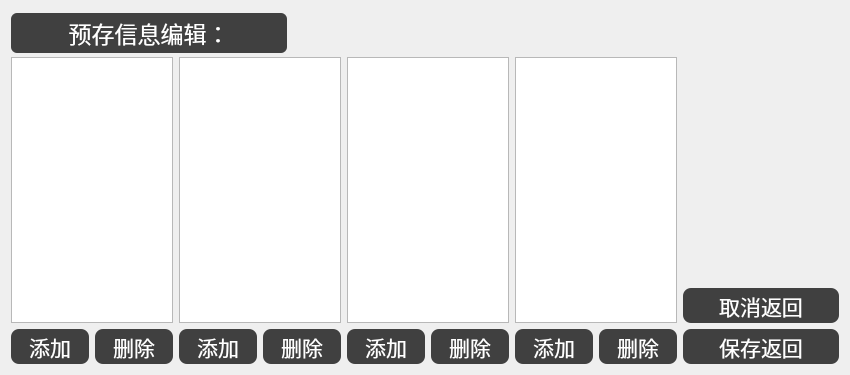
<?xml version="1.0" encoding="UTF-8"?>
<ui version="4.0">
 <class>PrestoreWidget</class>
 <widget class="QWidget" name="PrestoreWidget">
  <property name="geometry">
   <rect>
    <x>0</x>
    <y>0</y>
    <width>850</width>
    <height>375</height>
   </rect>
  </property>
  <property name="windowTitle">
   <string>Form</string>
  </property>
  <layout class="QGridLayout" name="gridLayout" rowstretch="0,1,0,0" columnstretch="1,1,1,1,1,1,1,1,2">
   <item row="0" column="0" colspan="9">
    <layout class="QHBoxLayout" name="horizontalLayout_6" stretch="1,2">
     <item>
      <widget class="QLabel" name="Diag_lab_sample">
       <property name="minimumSize">
        <size>
         <width>35</width>
         <height>40</height>
        </size>
       </property>
       <property name="maximumSize">
        <size>
         <width>16777215</width>
         <height>36</height>
        </size>
       </property>
       <property name="font">
        <font>
         <pointsize>-1</pointsize>
        </font>
       </property>
       <property name="styleSheet">
        <string notr="true">QLabel
{
    background-color:rgb(64,64,64);
	font-size:23px;
	color:white;
border-radius:6px;
}</string>
       </property>
       <property name="text">
        <string>预存信息编辑：</string>
       </property>
       <property name="alignment">
        <set>Qt::AlignCenter</set>
       </property>
      </widget>
     </item>
     <item>
      <spacer name="horizontalSpacer">
       <property name="orientation">
        <enum>Qt::Horizontal</enum>
       </property>
       <property name="sizeHint" stdset="0">
        <size>
         <width>40</width>
         <height>20</height>
        </size>
       </property>
      </spacer>
     </item>
    </layout>
   </item>
   <item row="3" column="7">
    <widget class="QPushButton" name="pushButton_12">
     <property name="sizePolicy">
      <sizepolicy hsizetype="Minimum" vsizetype="Minimum">
       <horstretch>0</horstretch>
       <verstretch>0</verstretch>
      </sizepolicy>
     </property>
     <property name="minimumSize">
      <size>
       <width>0</width>
       <height>35</height>
      </size>
     </property>
     <property name="styleSheet">
      <string notr="true">QPushButton
{ 
	background-color:rgb(64,64,64); 
font-size:21px; 
border-radius:8px;
color:white;
}
QPushButton:hover
{
background-color:rgb(31,78,121); 
font-size:21px; 
border-radius:8px;
color:white;
}</string>
     </property>
     <property name="text">
      <string>删除</string>
     </property>
    </widget>
   </item>
   <item row="3" column="2">
    <widget class="QPushButton" name="pushButton_8">
     <property name="sizePolicy">
      <sizepolicy hsizetype="Minimum" vsizetype="Minimum">
       <horstretch>0</horstretch>
       <verstretch>0</verstretch>
      </sizepolicy>
     </property>
     <property name="minimumSize">
      <size>
       <width>0</width>
       <height>35</height>
      </size>
     </property>
     <property name="styleSheet">
      <string notr="true">QPushButton
{ 
	background-color:rgb(64,64,64); 
font-size:21px; 
border-radius:8px;
color:white;
}
QPushButton:hover
{
background-color:rgb(31,78,121); 
font-size:21px; 
border-radius:8px;
color:white;
}</string>
     </property>
     <property name="text">
      <string>添加</string>
     </property>
    </widget>
   </item>
   <item row="3" column="1">
    <widget class="QPushButton" name="pushButton_7">
     <property name="sizePolicy">
      <sizepolicy hsizetype="Minimum" vsizetype="Minimum">
       <horstretch>0</horstretch>
       <verstretch>0</verstretch>
      </sizepolicy>
     </property>
     <property name="minimumSize">
      <size>
       <width>0</width>
       <height>35</height>
      </size>
     </property>
     <property name="styleSheet">
      <string notr="true">QPushButton
{ 
	background-color:rgb(64,64,64); 
font-size:21px; 
border-radius:8px;
color:white;
}
QPushButton:hover
{
background-color:rgb(31,78,121); 
font-size:21px; 
border-radius:8px;
color:white;
}</string>
     </property>
     <property name="text">
      <string>删除</string>
     </property>
    </widget>
   </item>
   <item row="3" column="4">
    <widget class="QPushButton" name="pushButton_11">
     <property name="sizePolicy">
      <sizepolicy hsizetype="Minimum" vsizetype="Minimum">
       <horstretch>0</horstretch>
       <verstretch>0</verstretch>
      </sizepolicy>
     </property>
     <property name="minimumSize">
      <size>
       <width>0</width>
       <height>35</height>
      </size>
     </property>
     <property name="styleSheet">
      <string notr="true">QPushButton
{ 
	background-color:rgb(64,64,64); 
font-size:21px; 
border-radius:8px;
color:white;
}
QPushButton:hover
{
background-color:rgb(31,78,121); 
font-size:21px; 
border-radius:8px;
color:white;
}</string>
     </property>
     <property name="text">
      <string>添加</string>
     </property>
    </widget>
   </item>
   <item row="3" column="3">
    <widget class="QPushButton" name="pushButton_9">
     <property name="sizePolicy">
      <sizepolicy hsizetype="Minimum" vsizetype="Minimum">
       <horstretch>0</horstretch>
       <verstretch>0</verstretch>
      </sizepolicy>
     </property>
     <property name="minimumSize">
      <size>
       <width>0</width>
       <height>35</height>
      </size>
     </property>
     <property name="styleSheet">
      <string notr="true">QPushButton
{ 
	background-color:rgb(64,64,64); 
font-size:21px; 
border-radius:8px;
color:white;
}
QPushButton:hover
{
background-color:rgb(31,78,121); 
font-size:21px; 
border-radius:8px;
color:white;
}</string>
     </property>
     <property name="text">
      <string>删除</string>
     </property>
    </widget>
   </item>
   <item row="3" column="0">
    <widget class="QPushButton" name="pushButton_6">
     <property name="sizePolicy">
      <sizepolicy hsizetype="Minimum" vsizetype="Minimum">
       <horstretch>0</horstretch>
       <verstretch>0</verstretch>
      </sizepolicy>
     </property>
     <property name="minimumSize">
      <size>
       <width>0</width>
       <height>35</height>
      </size>
     </property>
     <property name="styleSheet">
      <string notr="true">QPushButton
{ 
	background-color:rgb(64,64,64); 
font-size:21px; 
border-radius:8px;
color:white;
}
QPushButton:hover
{
background-color:rgb(31,78,121); 
font-size:21px; 
border-radius:8px;
color:white;
}</string>
     </property>
     <property name="text">
      <string>添加</string>
     </property>
    </widget>
   </item>
   <item row="3" column="5">
    <widget class="QPushButton" name="pushButton_10">
     <property name="sizePolicy">
      <sizepolicy hsizetype="Minimum" vsizetype="Minimum">
       <horstretch>0</horstretch>
       <verstretch>0</verstretch>
      </sizepolicy>
     </property>
     <property name="minimumSize">
      <size>
       <width>0</width>
       <height>35</height>
      </size>
     </property>
     <property name="styleSheet">
      <string notr="true">QPushButton
{ 
	background-color:rgb(64,64,64); 
font-size:21px; 
border-radius:8px;
color:white;
}
QPushButton:hover
{
background-color:rgb(31,78,121); 
font-size:21px; 
border-radius:8px;
color:white;
}</string>
     </property>
     <property name="text">
      <string>删除</string>
     </property>
    </widget>
   </item>
   <item row="3" column="6">
    <widget class="QPushButton" name="pushButton_13">
     <property name="sizePolicy">
      <sizepolicy hsizetype="Minimum" vsizetype="Minimum">
       <horstretch>0</horstretch>
       <verstretch>0</verstretch>
      </sizepolicy>
     </property>
     <property name="minimumSize">
      <size>
       <width>0</width>
       <height>35</height>
      </size>
     </property>
     <property name="styleSheet">
      <string notr="true">QPushButton
{ 
	background-color:rgb(64,64,64); 
font-size:21px; 
border-radius:8px;
color:white;
}
QPushButton:hover
{
background-color:rgb(31,78,121); 
font-size:21px; 
border-radius:8px;
color:white;
}</string>
     </property>
     <property name="text">
      <string>添加</string>
     </property>
    </widget>
   </item>
   <item row="3" column="8">
    <widget class="QPushButton" name="pushButton_5">
     <property name="sizePolicy">
      <sizepolicy hsizetype="Minimum" vsizetype="Minimum">
       <horstretch>0</horstretch>
       <verstretch>0</verstretch>
      </sizepolicy>
     </property>
     <property name="minimumSize">
      <size>
       <width>0</width>
       <height>35</height>
      </size>
     </property>
     <property name="styleSheet">
      <string notr="true">QPushButton
{ 
	background-color:rgb(64,64,64); 
font-size:21px; 
border-radius:8px;
color:white;
}
QPushButton:hover
{
background-color:rgb(31,78,121); 
font-size:21px; 
border-radius:8px;
color:white;
}</string>
     </property>
     <property name="text">
      <string>保存返回</string>
     </property>
    </widget>
   </item>
   <item row="2" column="8">
    <widget class="QPushButton" name="Ret_btn">
     <property name="sizePolicy">
      <sizepolicy hsizetype="Minimum" vsizetype="Minimum">
       <horstretch>0</horstretch>
       <verstretch>0</verstretch>
      </sizepolicy>
     </property>
     <property name="minimumSize">
      <size>
       <width>0</width>
       <height>35</height>
      </size>
     </property>
     <property name="styleSheet">
      <string notr="true">QPushButton
{ 
	background-color:rgb(64,64,64); 
font-size:21px; 
border-radius:8px;
color:white;
}
QPushButton:hover
{
background-color:rgb(31,78,121); 
font-size:21px; 
border-radius:8px;
color:white;
}</string>
     </property>
     <property name="text">
      <string>取消返回</string>
     </property>
    </widget>
   </item>
   <item row="1" column="6" rowspan="2" colspan="2">
    <widget class="QTableWidget" name="Diag_table_result_4">
     <property name="styleSheet">
      <string notr="true">QTableWidget  QHeaderView::section{font-size:18px;border-radius:12px}
QTableWidget{font-size:18px;}</string>
     </property>
     <property name="inputMethodHints">
      <set>Qt::ImhNone</set>
     </property>
     <property name="selectionBehavior">
      <enum>QAbstractItemView::SelectRows</enum>
     </property>
     <property name="textElideMode">
      <enum>Qt::ElideMiddle</enum>
     </property>
     <attribute name="horizontalHeaderVisible">
      <bool>false</bool>
     </attribute>
     <attribute name="horizontalHeaderHighlightSections">
      <bool>true</bool>
     </attribute>
     <attribute name="horizontalHeaderStretchLastSection">
      <bool>true</bool>
     </attribute>
     <attribute name="verticalHeaderVisible">
      <bool>false</bool>
     </attribute>
     <column>
      <property name="text">
       <string>科室</string>
      </property>
     </column>
    </widget>
   </item>
   <item row="1" column="4" rowspan="2" colspan="2">
    <widget class="QTableWidget" name="Diag_table_result_3">
     <property name="styleSheet">
      <string notr="true">QTableWidget  QHeaderView::section{font-size:18px;border-radius:12px}
QTableWidget{font-size:18px;}</string>
     </property>
     <property name="inputMethodHints">
      <set>Qt::ImhNone</set>
     </property>
     <property name="selectionBehavior">
      <enum>QAbstractItemView::SelectRows</enum>
     </property>
     <property name="textElideMode">
      <enum>Qt::ElideMiddle</enum>
     </property>
     <attribute name="horizontalHeaderVisible">
      <bool>false</bool>
     </attribute>
     <attribute name="horizontalHeaderHighlightSections">
      <bool>true</bool>
     </attribute>
     <attribute name="horizontalHeaderStretchLastSection">
      <bool>true</bool>
     </attribute>
     <attribute name="verticalHeaderVisible">
      <bool>false</bool>
     </attribute>
     <column>
      <property name="text">
       <string>科室</string>
      </property>
     </column>
    </widget>
   </item>
   <item row="1" column="2" rowspan="2" colspan="2">
    <widget class="QTableWidget" name="Diag_table_result_2">
     <property name="styleSheet">
      <string notr="true">QTableWidget  QHeaderView::section{font-size:18px;border-radius:12px}
QTableWidget{font-size:18px;}</string>
     </property>
     <property name="inputMethodHints">
      <set>Qt::ImhNone</set>
     </property>
     <property name="selectionBehavior">
      <enum>QAbstractItemView::SelectRows</enum>
     </property>
     <property name="textElideMode">
      <enum>Qt::ElideMiddle</enum>
     </property>
     <attribute name="horizontalHeaderVisible">
      <bool>false</bool>
     </attribute>
     <attribute name="horizontalHeaderHighlightSections">
      <bool>true</bool>
     </attribute>
     <attribute name="horizontalHeaderStretchLastSection">
      <bool>true</bool>
     </attribute>
     <attribute name="verticalHeaderVisible">
      <bool>false</bool>
     </attribute>
     <column>
      <property name="text">
       <string>科室</string>
      </property>
     </column>
    </widget>
   </item>
   <item row="1" column="0" rowspan="2" colspan="2">
    <widget class="QTableWidget" name="Diag_table_result">
     <property name="styleSheet">
      <string notr="true">QTableWidget  QHeaderView::section{font-size:18px;border-radius:12px}
QTableWidget{font-size:18px;}</string>
     </property>
     <property name="inputMethodHints">
      <set>Qt::ImhNone</set>
     </property>
     <property name="selectionBehavior">
      <enum>QAbstractItemView::SelectRows</enum>
     </property>
     <property name="textElideMode">
      <enum>Qt::ElideMiddle</enum>
     </property>
     <attribute name="horizontalHeaderVisible">
      <bool>false</bool>
     </attribute>
     <attribute name="horizontalHeaderHighlightSections">
      <bool>true</bool>
     </attribute>
     <attribute name="horizontalHeaderStretchLastSection">
      <bool>true</bool>
     </attribute>
     <attribute name="verticalHeaderVisible">
      <bool>false</bool>
     </attribute>
     <column>
      <property name="text">
       <string>科室</string>
      </property>
     </column>
    </widget>
   </item>
  </layout>
 </widget>
 <resources/>
 <connections/>
</ui>
